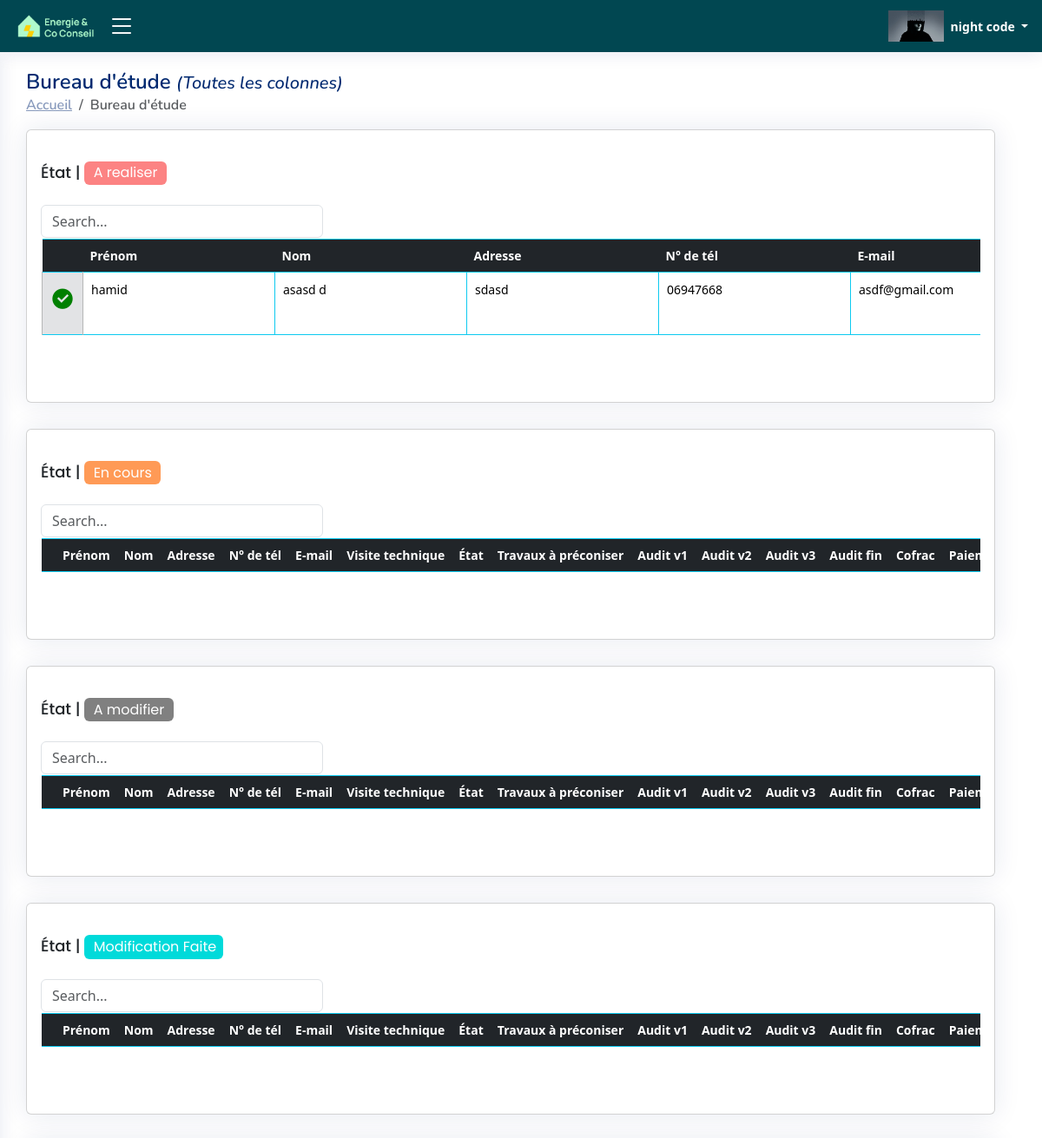
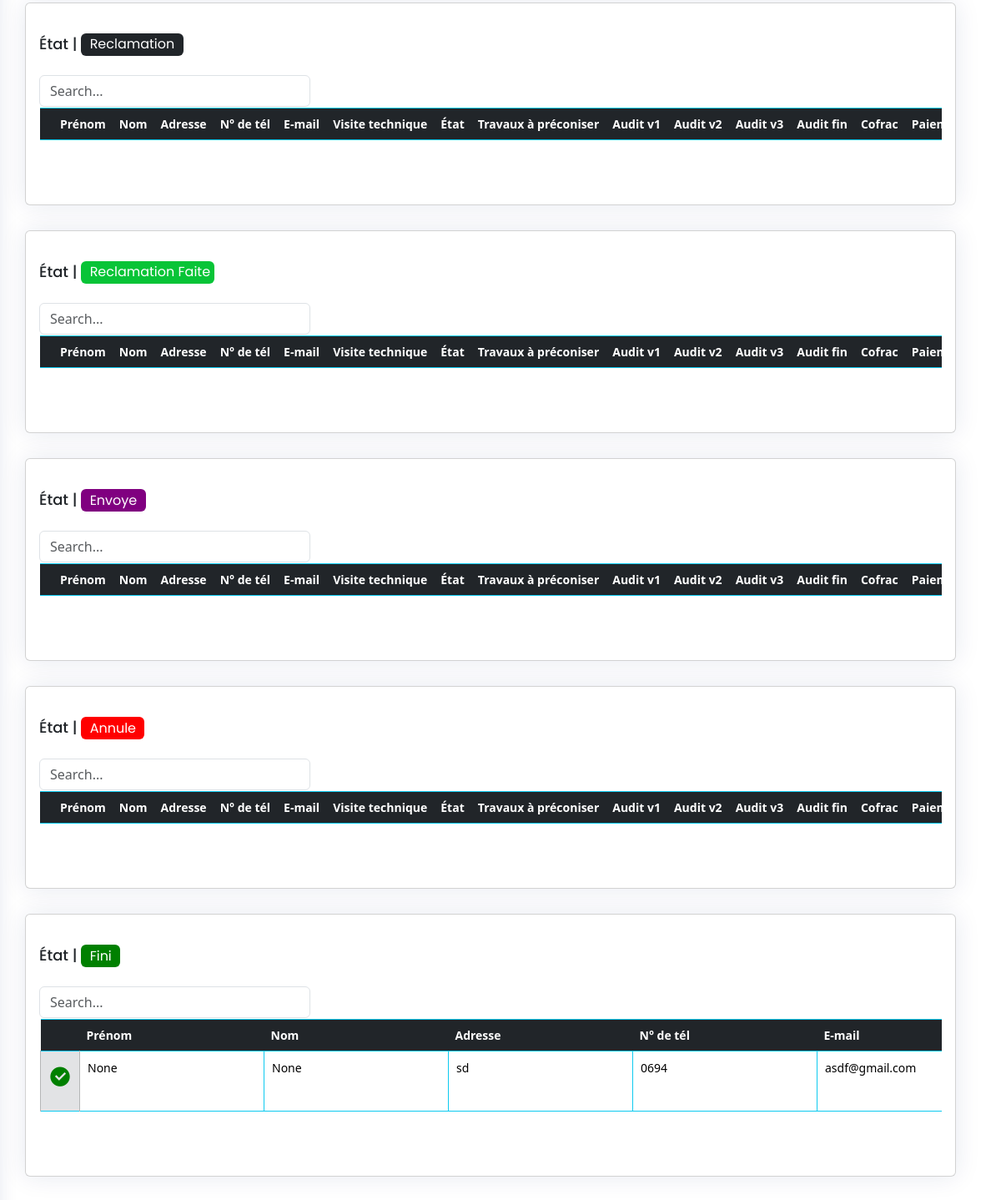
/BE_audit_ALL/ (signed in), run on the app's committed database (2 pictures, top to bottom).
### ERapp/models.py (models this page shows, shortened)
class USER(AbstractBaseUser, PermissionsMixin):
    email = models.EmailField(unique=True)
    first_name = models.CharField(max_length=30, blank=True, null=True)
    last_name = models.CharField(max_length=30, blank=True, null=True)
    role = models.CharField(max_length=255, blank=True, null=True)
    agent = models.CharField(max_length=30, blank=True, null=True)
    num = models.CharField(max_length=30, blank=True, null=True)
    is_active = models.BooleanField(default=True)
    is_staff = models.BooleanField(default=False)
    is_superuser = models.BooleanField(default=False)
    profile_pic = models.ImageField(blank=True, upload_to='uploads/profilePic',default='uploads/default_user_avatar.png')
    date_joined = models.DateTimeField(default=timezone.now)
    last_login = models.DateTimeField(blank=True, null=True)
    user_id = models.CharField(max_length=255,blank=True, null=True)
    be = models.BooleanField(default=False)
    ai = models.BooleanField(default=False)
    com_name = models.CharField(max_length=255,blank=True, null=True)
    objects = CustomUserManager()
    USERNAME_FIELD = 'email'
    REQUIRED_FIELDS = ['first_name', 'last_name']

class TableData001(models.Model):
    cell_id = models.CharField(max_length=255,blank=True)
    firstname = models.CharField(max_length=255,blank=True)
    lastname = models.CharField(max_length=255,blank=True)
    address = models.CharField(max_length=255,blank=True)
    email = models.CharField(max_length=255,blank=True)
    num = models.CharField(max_length=255,blank=True)
    precaite = models.CharField(max_length=255,blank=True)
    vt = models.FileField(upload_to='uploads/files',blank=True)
    etat_vt = models.CharField(default="En cours",max_length=255,blank=True)
    etat = models.CharField(default="A realiser",max_length=255,blank=True)
    tp = models.CharField(max_length=255,blank=True)
    auditV1 = models.FileField(upload_to='uploads/files/%Y/%m/%d/',blank=True)
    auditV2 = models.FileField(upload_to='uploads/files/%Y/%m/%d/',blank=True)
    auditV3 = models.FileField(upload_to='uploads/files/%Y/%m/%d/',blank=True)
    cofrac = models.CharField(max_length=255,blank=True)
    paiement = models.BooleanField(default=False)
    auditeur = models.CharField(max_length=255,blank=True)
    agent= models.CharField(max_length=255,blank=True,null=True)
    bureau_d_etude = models.CharField(max_length=255,blank=True,null=True)
    be = models.BooleanField(default=False)
    ai = models.BooleanField(default=False)
    creation_time = models.DateTimeField(auto_now_add=True, blank = True)
    Envoye_time = models.DateTimeField(null=True, blank=True, default=None)
    Envoye_time_checker = models.BooleanField(default=False)
    Envoye_by_user= models.CharField(max_length=255,blank=True,null=True)
    fini_time = models.DateTimeField(null=True, blank=True, default=None)
    fini_time_checker = models.BooleanField(default=False)
    fini_by_user=models.CharField(max_length=255,blank=True,null=True)

### ERapp/views.py (the view)
# urls.py: path('BE_audit_ALL/',BE_audit_ALL ,name="BE_audit_ALL"),
@login_required
def BE_audit_ALL(request): # add row (,firstname,lastname,addressm,num,etat,tp,cofrac,paiment,agent,)
    redirect_page="/BE_audit_ALL/"
    html_page="BE_audit_ALL.html"
    table_view(request,redirect_page)
    list=audit_pages(request,redirect_page,html_page)
    return render(request, f"html/{html_page}", list)

### ERapp/views.py (called while the page is built, shortened)
@login_required
def table_view(request,redirect_page):
    user_=request.user

### ERapp/templates/html/BE_audit_ALL.html (shortened to what this page needs)
{% load static %}
{% load l10n %}
{% load humanize %}
<!DOCTYPE html>
<html lang="fr">
<head>
  <link rel="stylesheet" href="https://cdnjs.cloudflare.com/ajax/libs/font-awesome/5.15.3/css/all.min.css">
  <link href="{% static 'css/style.css' %}" rel="stylesheet" type="text/css">
  <link href="{% static 'vendor/bootstrap/css/bootstrap.min.css' %}" rel="stylesheet">
  <link href="{% static 'vendor/bootstrap-icons/bootstrap-icons.css' %}" rel="stylesheet">
  <link href="{% static 'vendor/boxicons/css/boxicons.min.css' %}" rel="stylesheet">
  <link href="{% static 'vendor/quill/quill.snow.css' %}" rel="stylesheet">
  <link href="{% static 'vendor/quill/quill.bubble.css' %}" rel="stylesheet">
  <link href="{% static 'vendor/remixicon/remixicon.css' %}" rel="stylesheet">
  <link href="{% static 'vendor/simple-datatables/style.css' %}" rel="stylesheet">
</head>
<body onload="load()">
  {% if user.is_authenticated  and "auditeur" in user.role  %}
  <header id="header" class="header fixed-top d-flex align-items-center">
    <div class="d-flex align-items-center justify-content-between logo_with_button" >
      <a href="{% url 'main_page' %}"  class="logo d-flex align-items-center">
        <img src="{% static 'image\logo.png' %}" alt="" >
      </a>
      <i class="bi bi-list toggle-sidebar-btn " id="click_side_bar"></i>
    </div>
    <nav class="header-nav ms-auto">
      <ul class="d-flex align-items-center">
        <li class="nav-item dropdown pe-3">
          <a class="nav-link nav-profile d-flex align-items-center pe-0" href="#" data-bs-toggle="dropdown">
            <img src="{{ user.profile_pic.url }}"  alt="Image">
            <span class="d-none d-md-block dropdown-toggle ps-2">{{ user.first_name }} {{ user.last_name }} </span>
          </a>
        </li>
      </ul>
    </nav>
  </header>
  <main id="main" class="main">
    <div class="pagetitle">
      <h1>Bureau d'étude <i class="h5">(Toutes les colonnes)</i></h1>
      <nav>
        <ol class="breadcrumb">
          <li class="breadcrumb-item"><a href="{% url 'main_page' %}">Accueil</a></li>
          <li class="breadcrumb-item active">Bureau d'étude</li>
        </ol>
      </nav>
    </div>
    <section class="section dashboard">
      <div class="row">
            {% for k  in table_index %}
            <div class="row">
              <div class="col-12">
                <div class="card recent-sales">
                  <div class="card-body " id="resultDiv">
                    <h5 class="card-title">État | <span class="badge" data-badge="{{k.state}}"> {{k.state}}</span> </h5>
                    <input class="form-control" type="text" id="filterInput_{{ k.index }}" placeholder="Search..." style="width:30%;min-width:100px;">
                      <div class="overflow-auto" style="padding:1px;">
                      <form method="POST"   enctype="multipart/form-data" id="myForm">
                      <table class="table  table-hover   table-bordered  border-info " id="tableDATA_{{k.index}}" cellspacing="0" >
                        <thead class="table-dark border-info">
                          <tr >
                            <th class="fixed-column" ></th>
                            <th onclick="sortTable('tableDATA_{{k.index}}',1)">Prénom</th>
                            <th onclick="sortTable('tableDATA_{{k.index}}',2)" >Nom </th>
                            <th onclick="sortTable('tableDATA_{{k.index}}',3)" >Adresse </th>
                            <th onclick="sortTable('tableDATA_{{k.index}}',4)">N° de tél</th>
                            <th onclick="sortTable('tableDATA_{{k.index}}',5)">E-mail </th>
                            <th colspan=2>Visite technique</th>
                            <th>État</th>
                            <th onclick="sortTable('tableDATA_{{k.index}}',9)" >Travaux à préconiser</th>
                            <th colspan=2>Audit v1</th>
                            <th colspan=2>Audit v2</th>
                            <th colspan=2>Audit v3</th>
                            <th colspan=2>Audit fin</th>
                            <th onclick="sortTable('tableDATA_{{k.index}}',18)">Cofrac</th>
                            <th >Paiement</th>
                          </tr>
                        </thead>
                          <tbody id="myTable_{{k.index}}" >
                            {% for item in data %}
                            {% if item.etat == k.state and item.be == True %}
                            <tr id="tr_{{ item.cell_id }}">
                              <td class="fixed-column table-secondary"><button  class="button_table_data" onclick="submitForm__01('{{item.cell_id}}','1','{{redirect_next_page}}','send_data')" type="button" id="table{{k.index}}_edit_col" name="button_edit_data_on_table" value="{{item.cell_id}}" ><i class="ri-checkbox-circle-fill fa-2x color_green " id="i_for_edit_button"></i></button></td>
                              <td class="td_input_cell" ><input class="input_table_data" type="text" name="table_firstname_{{ item.cell_id }}" id="table{{k.index}}_firstname{{ item.cell_id }}" value="{{ item.firstname }}" ></td>
                              <td class="td_input_cell"><input class="input_table_data" type="text" name="table_lastname_{{ item.cell_id }}" id="table{{k.index}}_lastname{{ item.cell_id }}" value="{{ item.lastname }}"  ></td>
                              <td class="td_input_cell"><input class="input_table_data" type="text" name="table_address_{{ item.cell_id }}" id="table{{k.index}}_address{{ item.cell_id }}" value="{{ item.address }}"  ></td>
                              <td class="td_input_cell"><input class="input_table_data" type="text" name="table_num_{{ item.cell_id }}" id="table{{k.index}}_num{{ item.cell_id }}" value="{{ item.num }}"  ></td>
                              <td class="td_input_cell"><input class="input_table_data" type="text" name="table_email_{{ item.cell_id }}" id="table{{k.index}}_email{{ item.cell_id }}" value="{{ item.email }}"  ></td>
                            </tr>
                              {% endif %}
                              {% endfor %}
                          </tbody>
                      </table>
                  </form>
                </div>
                  </div>
                </div>
              </div>
            </div>
            {% endfor %}
      </div>
    </section>
  </main>
  {% else %}
  <script>
    window.location.href = "{% url 'not_logged_in' %}";
  </script>
  {% endif %}
</body>
</html>

### data on the page
USER: profile_pic (picture), first_name "night", last_name "code"
TableData001: firstname "hamid", lastname "asasd d", address "sdasd", num "06947668", email "asdf@gmail.com"
TableData001: firstname "None", lastname "None", address "sd", num "0694", email "asdf@gmail.com"

### other printed values
{{ k.state }} "A realiser" "En cours" "A modifier" "Modification Faite" "Reclamation" "Reclamation Faite" "Envoye" "Annule" "Fini"
